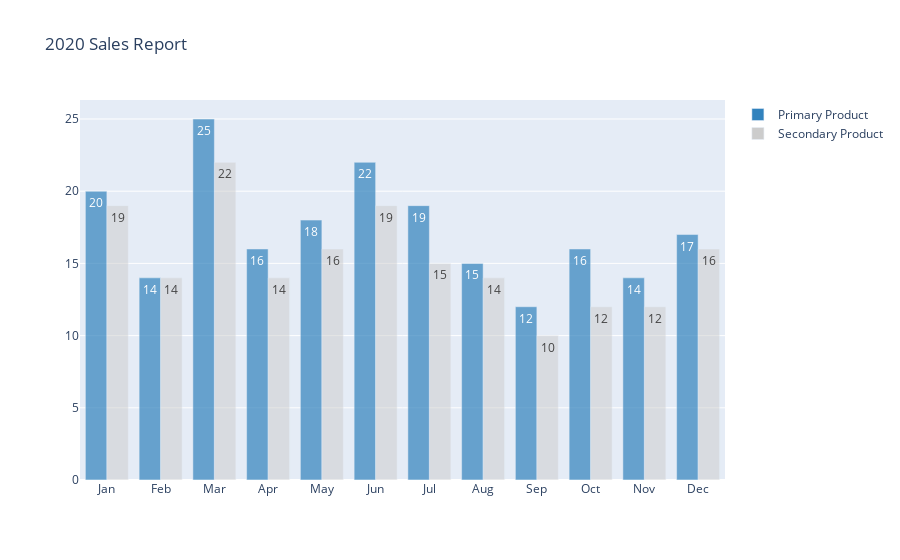

The notebook cell saved with this chart:
### Code cell
# Bar Graph에 글씨 세기기
months = ['Jan','Feb','Mar','Apr','May','Jun','Jul','Aug','Sep','Oct','Nov','Dec']
primary_scales= [20,14,25,16,18,22,19,15,12,16,14,17]
secondary_scales = [19,14,22,14,16,19,15,14,10,12,12,16]

trace1 = go.Bar(
    x=months,
    y=primary_scales,
    name='Primary Product',
    marker=dict(
        color='rgb(49,130,189)',
        opacity=0.7
    ),
    text=primary_scales,
    textposition='auto',
)
trace2 = go.Bar(
    x=months,
    y=secondary_scales,
    name='Secondary Product',
    marker=dict(
        color='rgb(204,204,204)',
        opacity=0.5
    ),
    text=secondary_scales,
    textposition='auto',
)

data = [trace1, trace2]
layout = go.Layout(barmode='group', title='2020 Sales Report')
fig = go.Figure(data=data, layout=layout)
fig.show()

### Figure 1 — Plotly figure (JSON) as saved in the notebook; plotly's stock layout.template omitted (floating-point values rounded to 4 significant figures)
{"data": [{"marker": {"color": "rgb(49,130,189)", "opacity": 0.7}, "name": "Primary Product", "text": ["20", "14", "25", "16", "18", "22", "19", "15", "12", "16", "14", "17"], "textposition": "auto", "type": "bar", "x": ["Jan", "Feb", "Mar", "Apr", "May", "Jun", "Jul", "Aug", "Sep", "Oct", "Nov", "Dec"], "y": [20, 14, 25, 16, 18, 22, 19, 15, 12, 16, 14, 17]}, {"marker": {"color": "rgb(204,204,204)", "opacity": 0.5}, "name": "Secondary Product", "text": ["19", "14", "22", "14", "16", "19", "15", "14", "10", "12", "12", "16"], "textposition": "auto", "type": "bar", "x": ["Jan", "Feb", "Mar", "Apr", "May", "Jun", "Jul", "Aug", "Sep", "Oct", "Nov", "Dec"], "y": [19, 14, 22, 14, 16, 19, 15, 14, 10, 12, 12, 16]}], "layout": {"barmode": "group", "title": {"text": "2020 Sales Report"}}}
